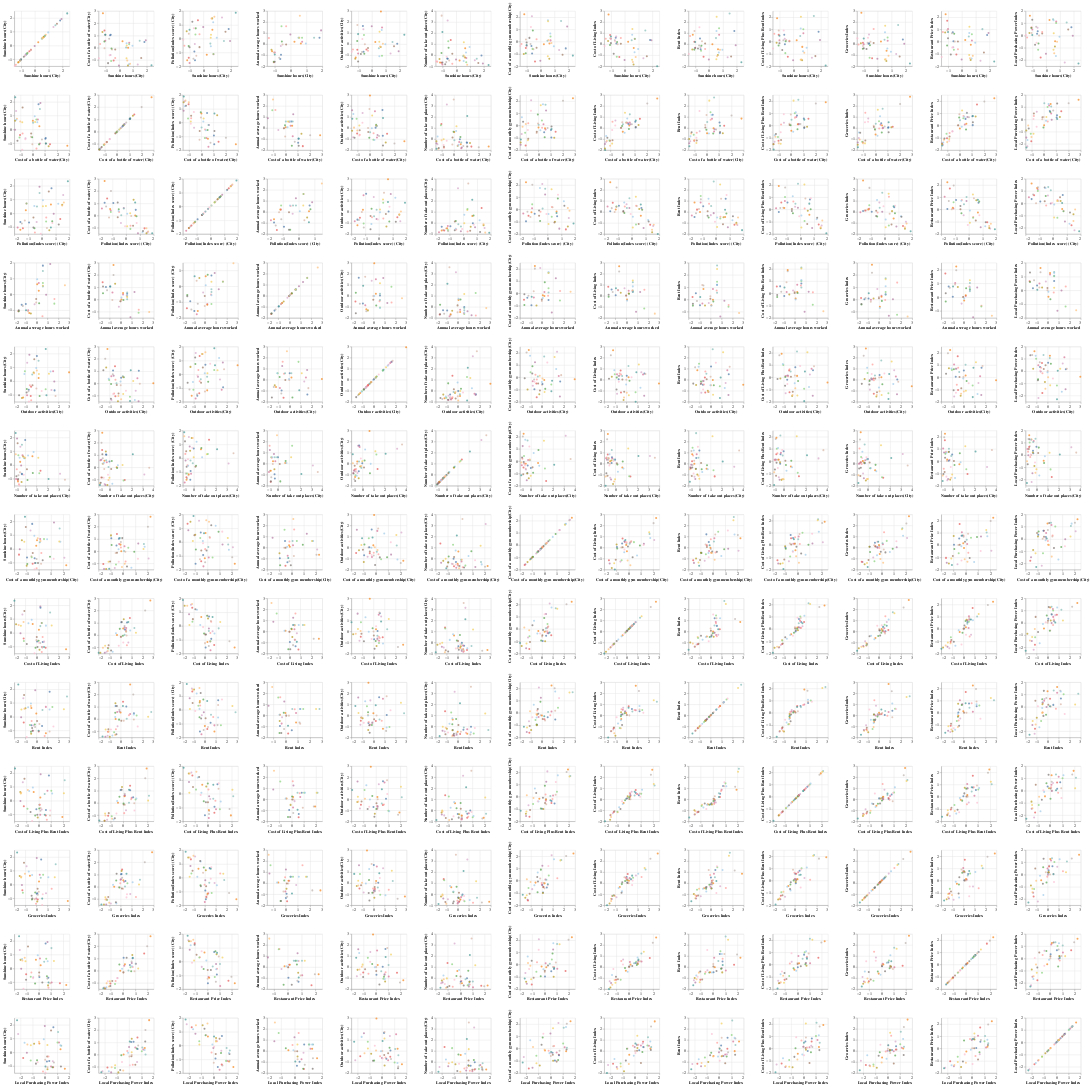

Notebook code cell kept with this figure:
### Code cell
scatter = alt.Chart(scaled_data, width=150, height=150).mark_circle().encode(
    alt.X(alt.repeat("row"), type='quantitative'),
    alt.Y(alt.repeat("column"), type='quantitative'),
    alt.Color('City', legend=None, scale=alt.Scale(scheme='tableau20'))).repeat(
    row=['Sunshine hours(City)','Cost of a bottle of water(City)', 'Pollution(Index score) (City)', 'Annual average hours worked', 
            'Outdoor activities(City)','Number of take out places(City)', 'Cost of a monthly gym membership(City)','Cost of Living Index', 'Rent Index', 'Cost of Living Plus Rent Index', 'Groceries Index', 
            'Restaurant Price Index','Local Purchasing Power Index'],
    column=['Sunshine hours(City)','Cost of a bottle of water(City)', 'Pollution(Index score) (City)', 'Annual average hours worked', 
            'Outdoor activities(City)','Number of take out places(City)', 'Cost of a monthly gym membership(City)','Cost of Living Index', 'Rent Index', 'Cost of Living Plus Rent Index', 'Groceries Index', 
            'Restaurant Price Index','Local Purchasing Power Index'])
scatter

### Figure 1 — Vega-Lite specification as saved in the notebook (floating-point values rounded to 4 significant figures)
{"config": {"view": {"continuousWidth": 400, "continuousHeight": 300}}, "repeat": {"column": ["Sunshine hours(City)", "Cost of a bottle of water(City)", "Pollution(Index score) (City)", "Annual average hours worked", "Outdoor activities(City)", "Number of take out places(City)", "Cost of a monthly gym membership(City)", "Cost of Living Index", "Rent Index", "Cost of Living Plus Rent Index", "Groceries Index", "Restaurant Price Index", "Local Purchasing Power Index"], "row": ["Sunshine hours(City)", "Cost of a bottle of water(City)", "Pollution(Index score) (City)", "Annual average hours worked", "Outdoor activities(City)", "Number of take out places(City)", "Cost of a monthly gym membership(City)", "Cost of Living Index", "Rent Index", "Cost of Living Plus Rent Index", "Groceries Index", "Restaurant Price Index", "Local Purchasing Power Index"]}, "spec": {"data": {"name": "data-55dcd6ef0c99447394ae70f6ecfd905a"}, "mark": "circle", "encoding": {"color": {"field": "City", "legend": null, "scale": {"scheme": "tableau20"}, "type": "nominal"}, "x": {"field": {"repeat": "row"}, "type": "quantitative"}, "y": {"field": {"repeat": "column"}, "type": "quantitative"}}, "height": 150, "width": 150}, "$schema": "https://vega.github.io/schema/vega-lite/v4.17.0.json", "datasets": {"data-55dcd6ef0c99447394ae70f6ecfd905a": [{"Sunshine hours(City)": -0.6686, "Cost of a bottle of water(City)": 1.03, "Pollution(Index score) (City)": -0.9348, "Annual average hours worked": -1.336, "Outdoor activities(City)": 1.642, "Number of take out places(City)": -0.3012, "Cost of a monthly gym membership(City)": -0.3483, "Obesity levels(Country)": -0.1969, "Life expectancy(years) (Country)": 0.5987, "Happiness levels(Country)": 1.005, "Cost of Living Index": 0.5706, "Rent Index": 0.5083, "Cost of Living Plus Rent Index": 0.5748, "Groceries Index": 0.02866, "Restaurant Price Index": 0.7711, "Local Purchasing Power Index": 0.1568, "City": "Amsterdam"}, {"Sunshine hours(City)": 0.717, "Cost of a bottle of water(City)": 0.4154, "Pollution(Index score) (City)": -1.123, "Annual average hours worked": 0.2127, "Outdoor activities(City)": 1.513, "Number of take out places(City)": -0.2614, "Cost of a monthly gym membership(City)": 0.1079, "Obesity levels(Country)": 0.6783, "Life expectancy(years) (Country)": 0.7703, "Happiness levels(Country)": 0.7817, "Cost of Living Index": 0.4702, "Rent Index": 0.8539, "Cost of Living Plus Rent Index": 0.6975, "Groceries Index": 0.3006, "Restaurant Price Index": 0.09127, "Local Purchasing Power Index": 1.142, "City": "Sydney"}, {"Sunshine hours(City)": -0.6223, "Cost of a bottle of water(City)": 1.058, "Pollution(Index score) (City)": -1.564, "Annual average hours worked": -0.9625, "Outdoor activities(City)": -0.6938, "Number of take out places(City)": -0.3301, "Cost of a monthly gym membership(City)": -0.9666, "Obesity levels(Country)": -0.2274, "Life expectancy(years) (Country)": 0.5606, "Happiness levels(Country)": 0.8526, "Cost of Living Index": 0.05812, "Rent Index": -0.4579, "Cost of Living Plus Rent Index": -0.2033, "Groceries Index": 0.08322, "Restaurant Price Index": 0.03945, "Local Purchasing Power Index": 0.3474, "City": "Vienna"}, {"Sunshine hours(City)": -0.7345, "Cost of a bottle of water(City)": 0.7505, "Pollution(Index score) (City)": -1.458, "Annual average hours worked": -1.235, "Outdoor activities(City)": -0.718, "Number of take out places(City)": -0.6268, "Cost of a monthly gym membership(City)": -0.1857, "Obesity levels(Country)": -0.1766, "Life expectancy(years) (Country)": 0.7131, "Happiness levels(Country)": 0.9134, "Cost of Living Index": 0.3475, "Rent Index": -0.1223, "Cost of Living Plus Rent Index": 0.1278, "Groceries Index": 0.1321, "Restaurant Price Index": 0.6897, "Local Purchasing Power Index": 0.7257, "City": "Stockholm"}, {"Sunshine hours(City)": -1.075, "Cost of a bottle of water(City)": 1.407, "Pollution(Index score) (City)": -1.383, "Annual average hours worked": -1.636, "Outdoor activities(City)": -0.5166, "Number of take out places(City)": -0.6811, "Cost of a monthly gym membership(City)": -0.5083, "Obesity levels(Country)": -0.2681, "Life expectancy(years) (Country)": 0.3319, "Happiness levels(Country)": 1.207, "Cost of Living Index": 0.8328, "Rent Index": 0.2115, "Cost of Living Plus Rent Index": 0.5658, "Groceries Index": 0.1257, "Restaurant Price Index": 1.714, "Local Purchasing Power Index": 0.6659, "City": "Copenhagen"}, {"Sunshine hours(City)": -1.018, "Cost of a bottle of water(City)": 0.583, "Pollution(Index score) (City)": -1.761, "Annual average hours worked": -0.7453, "Outdoor activities(City)": -0.8468, "Number of take out places(City)": -0.836, "Cost of a monthly gym membership(City)": -0.326, "Obesity levels(Country)": -0.01373, "Life expectancy(years) (Country)": 0.4463, "Happiness levels(Country)": 1.369, "Cost of Living Index": 0.5006, "Rent Index": -0.318, "Cost of Living Plus Rent Index": 0.1112, "Groceries Index": -0.01637, "Restaurant Price Index": 1.041, "Local Purchasing Power Index": 0.4907, "City": "Helsinki"}, {"Sunshine hours(City)": -1.082, "Cost of a bottle of water(City)": 0.5131, "Pollution(Index score) (City)": -0.5422, "Annual average hours worked": -1.603, "Outdoor activities(City)": 0.2888, "Number of take out places(City)": 0.1917, "Cost of a monthly gym membership(City)": -0.9416, "Obesity levels(Country)": -0.00355, "Life expectancy(years) (Country)": 0.4844, "Happiness levels(Country)": 0.6298, "Cost of Living Index": -0.08317, "Rent Index": -0.4945, "Cost of Living Plus Rent Index": -0.3003, "Groceries Index": -0.4061, "Restaurant Price Index": -0.3088, "Local Purchasing Power Index": 0.6092, "City": "Berlin"}, {"Sunshine hours(City)": 0.6369, "Cost of a bottle of water(City)": 0.01039, "Pollution(Index score) (City)": 0.6513, "Annual average hours worked": 0.06788, "Outdoor activities(City)": 2.955, "Number of take out places(City)": 0.6368, "Cost of a monthly gym membership(City)": -0.1526, "Obesity levels(Country)": 0.1491, "Life expectancy(years) (Country)": 0.7893, "Happiness levels(Country)": -0.04876, "Cost of Living Index": -0.3376, "Rent Index": -0.4596, "Cost of Living Plus Rent Index": -0.4216, "Groceries Index": -0.5901, "Restaurant Price Index": -0.2389, "Local Purchasing Power Index": -0.4614, "City": "Barcelona"}, {"Sunshine hours(City)": -0.5261, "Cost of a bottle of water(City)": -0.1432, "Pollution(Index score) (City)": -1.244, "Annual average hours worked": -0.02123, "Outdoor activities(City)": -0.001124, "Number of take out places(City)": -0.4893, "Cost of a monthly gym membership(City)": -0.6088, "Obesity levels(Country)": 0.719, "Life expectancy(years) (Country)": 0.694, "Happiness levels(Country)": 0.7919, "Cost of Living Index": 0.00224, "Rent Index": 0.2734, "Cost of Living Plus Rent Index": 0.1415, "Groceries Index": 0.2149, "Restaurant Price Index": 0.01762, "Local Purchasing Power Index": 0.01485, "City": "Vancouver"}, {"Sunshine hours(City)": 0.2308, "Cost of a bottle of water(City)": 0.5411, "Pollution(Index score) (City)": -1.168, "Annual average hours worked": 0.2127, "Outdoor activities(City)": 0.2002, "Number of take out places(City)": -0.4712, "Cost of a monthly gym membership(City)": -0.214, "Obesity levels(Country)": 0.6783, "Life expectancy(years) (Country)": 0.7703, "Happiness levels(Country)": 0.7817, "Cost of Living Index": 0.2249, "Rent Index": -0.01118, "Cost of Living Plus Rent Index": 0.1178, "Groceries Index": 0.2343, "Restaurant Price Index": 0.1438, "Local Purchasing Power Index": 1.263, "City": "Melbourne"}, {"Sunshine hours(City)": 0.7793, "Cost of a bottle of water(City)": -1.288, "Pollution(Index score) (City)": 1.588, "Annual average hours worked": null, "Outdoor activities(City)": 0.03915, "Number of take out places(City)": -0.8707, "Cost of a monthly gym membership(City)": -0.09724, "Obesity levels(Country)": -1.642, "Life expectancy(years) (Country)": -0.5066, "Happiness levels(Country)": -1.345, "Cost of Living Index": -1.168, "Rent Index": -0.5006, "Cost of Living Plus Rent Index": -0.8985, "Groceries Index": -1.043, "Restaurant Price Index": -1.154, "Local Purchasing Power Index": -0.4953, "City": "Beijing"}, {"Sunshine hours(City)": 0.6956, "Cost of a bottle of water(City)": -1.344, "Pollution(Index score) (City)": 1.181, "Annual average hours worked": null, "Outdoor activities(City)": 1.28, "Number of take out places(City)": 0.2402, "Cost of a monthly gym membership(City)": 0.6729, "Obesity levels(Country)": -1.255, "Life expectancy(years) (Country)": -0.7543, "Happiness levels(Country)": -0.464, "Cost of Living Index": -0.7256, "Rent Index": -0.7525, "Cost of Living Plus Rent Index": -0.7853, "Groceries Index": -0.3914, "Restaurant Price Index": -1.368, "Local Purchasing Power Index": -1.668, "City": "Bangkok"}, {"Sunshine hours(City)": 0.5193, "Cost of a bottle of water(City)": -0.8554, "Pollution(Index score) (City)": 0.07026, "Annual average hours worked": null, "Outdoor activities(City)": 0.2244, "Number of take out places(City)": -0.02109, "Cost of a monthly gym membership(City)": -1.189, "Obesity levels(Country)": 0.607, "Life expectancy(years) (Country)": -0.4113, "Happiness levels(Country)": -0.4843, "Cost of Living Index": -1.409, "Rent Index": -1.361, "Cost of Living Plus Rent Index": -1.474, "Groceries Index": -1.387, "Restaurant Price Index": -1.088, "Local Purchasing Power Index": -1.156, "City": "Buenos Aires"}, {"Sunshine hours(City)": -0.2981, "Cost of a bottle of water(City)": -0.1293, "Pollution(Index score) (City)": -0.6154, "Annual average hours worked": -0.02123, "Outdoor activities(City)": -0.3555, "Number of take out places(City)": 0.1388, "Cost of a monthly gym membership(City)": -0.5009, "Obesity levels(Country)": 0.719, "Life expectancy(years) (Country)": 0.694, "Happiness levels(Country)": 0.7919, "Cost of Living Index": 0.02768, "Rent Index": 0.05637, "Cost of Living Plus Rent Index": 0.04394, "Groceries Index": 0.1066, "Restaurant Price Index": 0.02428, "Local Purchasing Power Index": 0.1759, "City": "Toronto"}, {"Sunshine hours(City)": 0.9539, "Cost of a bottle of water(City)": 0.164, "Pollution(Index score) (City)": 0.07211, "Annual average hours worked": 0.06788, "Outdoor activities(City)": -0.01723, "Number of take out places(City)": 0.7431, "Cost of a monthly gym membership(City)": -0.3726, "Obesity levels(Country)": 0.1491, "Life expectancy(years) (Country)": 0.7893, "Happiness levels(Country)": -0.04876, "Cost of Living Index": -0.4298, "Rent Index": -0.4967, "Cost of Living Plus Rent Index": -0.4912, "Groceries Index": -0.6927, "Restaurant Price Index": -0.09008, "Local Purchasing Power Index": -0.09556, "City": "Madrid"}, {"Sunshine hours(City)": 1.335, "Cost of a bottle of water(City)": -1.358, "Pollution(Index score) (City)": 1.54, "Annual average hours worked": null, "Outdoor activities(City)": -0.8388, "Number of take out places(City)": -0.4568, "Cost of a monthly gym membership(City)": -0.6831, "Obesity levels(Country)": -1.571, "Life expectancy(years) (Country)": -1.821, "Happiness levels(Country)": -1.183, "Cost of Living Index": -1.271, "Rent Index": -1.185, "Cost of Living Plus Rent Index": -1.307, "Groceries Index": -0.8924, "Restaurant Price Index": -1.558, "Local Purchasing Power Index": -2.19, "City": "Jakarta"}, {"Sunshine hours(City)": -0.2981, "Cost of a bottle of water(City)": -0.8275, "Pollution(Index score) (City)": 0.3101, "Annual average hours worked": 1.633, "Outdoor activities(City)": -0.5971, "Number of take out places(City)": -0.7781, "Cost of a monthly gym membership(City)": 0.2004, "Obesity levels(Country)": -1.795, "Life expectancy(years) (Country)": 0.6178, "Happiness levels(Country)": -0.5855, "Cost of Living Index": 0.5624, "Rent Index": -0.4348, "Cost of Living Plus Rent Index": 0.08514, "Groceries Index": 1.381, "Restaurant Price Index": -0.6119, "Local Purchasing Power Index": 0.2827, "City": "Seoul"}, {"Sunshine hours(City)": -1.018, "Cost of a bottle of water(City)": 1.072, "Pollution(Index score) (City)": -0.6177, "Annual average hours worked": -1.603, "Outdoor activities(City)": -1.572, "Number of take out places(City)": -0.6608, "Cost of a monthly gym membership(City)": -0.07092, "Obesity levels(Country)": -0.00355, "Life expectancy(years) (Country)": 0.4844, "Happiness levels(Country)": 0.6298, "Cost of Living Index": 0.09356, "Rent Index": -0.3485, "Cost of Living Plus Rent Index": -0.128, "Groceries Index": -0.371, "Restaurant Price Index": 0.2822, "Local Purchasing Power Index": 1.299, "City": "Frankfurt"}, {"Sunshine hours(City)": null, "Cost of a bottle of water(City)": 2.007, "Pollution(Index score) (City)": -1.105, "Annual average hours worked": -0.6506, "Outdoor activities(City)": -1.403, "Number of take out places(City)": -0.7383, "Cost of a monthly gym membership(City)": 2.021, "Obesity levels(Country)": -0.2885, "Life expectancy(years) (Country)": 0.8655, "Happiness levels(Country)": 1.126, "Cost of Living Index": 2.215, "Rent Index": 1.141, "Cost of Living Plus Rent Index": 1.803, "Groceries Index": 2.182, "Restaurant Price Index": 1.958, "Local Purchasing Power Index": 1.318, "City": "Geneva"}, {"Sunshine hours(City)": 1.919, "Cost of a bottle of water(City)": 0.6249, "Pollution(Index score) (City)": -0.1779, "Annual average hours worked": 1.249, "Outdoor activities(City)": -0.6374, "Number of take out places(City)": -0.7556, "Cost of a monthly gym membership(City)": 1.232, "Obesity levels(Country)": 0.3832, "Life expectancy(years) (Country)": 0.7321, "Happiness levels(Country)": 0.6805, "Cost of Living Index": 0.3548, "Rent Index": -0.1053, "Cost of Living Plus Rent Index": 0.1406, "Groceries Index": 0.02823, "Restaurant Price Index": 0.7027, "Local Purchasing Power Index": -0.01804, "City": "Tel Aviv"}, {"Sunshine hours(City)": -0.02744, "Cost of a bottle of water(City)": -1.442, "Pollution(Index score) (City)": 0.8503, "Annual average hours worked": 0.881, "Outdoor activities(City)": 1.618, "Number of take out places(City)": -0.3837, "Cost of a monthly gym membership(City)": -1.558, "Obesity levels(Country)": 0.9938, "Life expectancy(years) (Country)": -0.64, "Happiness levels(Country)": -1.335, "Cost of Living Index": -1.442, "Rent Index": -1.385, "Cost of Living Plus Rent Index": -1.504, "Groceries Index": -1.314, "Restaurant Price Index": -1.444, "Local Purchasing Power Index": -1.479, "City": "Istanbul"}, {"Sunshine hours(City)": 2.331, "Cost of a bottle of water(City)": -1.428, "Pollution(Index score) (City)": 1.88, "Annual average hours worked": null, "Outdoor activities(City)": 0.8446, "Number of take out places(City)": -0.8787, "Cost of a monthly gym membership(City)": -1.135, "Obesity levels(Country)": 0.9836, "Life expectancy(years) (Country)": -1.402, "Happiness levels(Country)": -2.328, "Cost of Living Index": -1.995, "Rent Index": -1.645, "Cost of Living Plus Rent Index": -1.941, "Groceries Index": -1.748, "Restaurant Price Index": -1.614, "Local Purchasing Power Index": -2.279, "City": "Cairo"}, {"Sunshine hours(City)": -1.475, "Cost of a bottle of water(City)": -0.8554, "Pollution(Index score) (City)": -0.08344, "Annual average hours worked": null, "Outdoor activities(City)": -0.6777, "Number of take out places(City)": -0.5407, "Cost of a monthly gym membership(City)": -0.3578, "Obesity levels(Country)": -1.642, "Life expectancy(years) (Country)": -0.5066, "Happiness levels(Country)": -1.345, "Cost of Living Index": -0.174, "Rent Index": -0.8824, "Cost of Living Plus Rent Index": -0.5494, "Groceries Index": 0.5236, "Restaurant Price Index": -1.256, "Local Purchasing Power Index": 0.0464, "City": "Taipei"}, {"Sunshine hours(City)": 1.818, "Cost of a bottle of water(City)": 0.4712, "Pollution(Index score) (City)": 0.692, "Annual average hours worked": 0.5858, "Outdoor activities(City)": 0.03915, "Number of take out places(City)": -0.01819, "Cost of a monthly gym membership(City)": -0.5441, "Obesity levels(Country)": 1.411, "Life expectancy(years) (Country)": 0.1414, "Happiness levels(Country)": 0.4982, "Cost of Living Index": 0.3671, "Rent Index": 1.197, "Cost of Living Plus Rent Index": 0.8173, "Groceries Index": 0.4288, "Restaurant Price Index": 0.5491, "Local Purchasing Power Index": 0.6814, "City": "Los Angeles"}, {"Sunshine hours(City)": 0.6244, "Cost of a bottle of water(City)": -1.442, "Pollution(Index score) (City)": 1.468, "Annual average hours worked": null, "Outdoor activities(City)": -0.2508, "Number of take out places(City)": -0.2035, "Cost of a monthly gym membership(City)": -1.385, "Obesity levels(Country)": -1.876, "Life expectancy(years) (Country)": -2.05, "Happiness levels(Country)": -2.915, "Cost of Living Index": -1.842, "Rent Index": -0.9883, "Cost of Living Plus Rent Index": -1.52, "Groceries Index": -1.518, "Restaurant Price Index": -1.499, "Local Purchasing Power Index": -0.8899, "City": "Mumbai"}, {"Sunshine hours(City)": 0.7134, "Cost of a bottle of water(City)": 0.2897, "Pollution(Index score) (City)": -1.115, "Annual average hours worked": 0.5858, "Outdoor activities(City)": -1.048, "Number of take out places(City)": -0.6341, "Cost of a monthly gym membership(City)": 0.4191, "Obesity levels(Country)": 1.411, "Life expectancy(years) (Country)": 0.1414, "Happiness levels(Country)": 0.4982, "Cost of Living Index": 0.4943, "Rent Index": 1.443, "Cost of Living Plus Rent Index": 1.013, "Groceries Index": 0.6072, "Restaurant Price Index": 0.5998, "Local Purchasing Power Index": 1.019, "City": "Boston"}, {"Sunshine hours(City)": -1.39, "Cost of a bottle of water(City)": 0.3037, "Pollution(Index score) (City)": -0.5117, "Annual average hours worked": 0.5468, "Outdoor activities(City)": -0.4763, "Number of take out places(City)": -0.5827, "Cost of a monthly gym membership(City)": -0.183, "Obesity levels(Country)": 0.3017, "Life expectancy(years) (Country)": 0.4653, "Happiness levels(Country)": 0.6501, "Cost of Living Index": 0.4861, "Rent Index": 0.7467, "Cost of Living Plus Rent Index": 0.6506, "Groceries Index": -0.03759, "Restaurant Price Index": 0.7811, "Local Purchasing Power Index": -0.164, "City": "Dublin"}, {"Sunshine hours(City)": -0.6347, "Cost of a bottle of water(City)": -0.5901, "Pollution(Index score) (City)": -0.3834, "Annual average hours worked": -0.166, "Outdoor activities(City)": 1.36, "Number of take out places(City)": 3.139, "Cost of a monthly gym membership(City)": 2.076, "Obesity levels(Country)": -1.835, "Life expectancy(years) (Country)": 0.9799, "Happiness levels(Country)": -0.5855, "Cost of Living Index": 0.6905, "Rent Index": -0.2866, "Cost of Living Plus Rent Index": 0.2319, "Groceries Index": 0.8674, "Restaurant Price Index": -0.4613, "Local Purchasing Power Index": 0.6337, "City": "Tokyo"}, {"Sunshine hours(City)": 0.489, "Cost of a bottle of water(City)": 0.02436, "Pollution(Index score) (City)": -0.3607, "Annual average hours worked": 0.5858, "Outdoor activities(City)": -0.3797, "Number of take out places(City)": -0.1043, "Cost of a monthly gym membership(City)": 0.07285, "Obesity levels(Country)": 1.411, "Life expectancy(years) (Country)": 0.1414, "Happiness levels(Country)": 0.4982, "Cost of Living Index": 0.3521, "Rent Index": 0.5467, "Cost of Living Plus Rent Index": 0.4744, "Groceries Index": 0.3898, "Restaurant Price Index": 0.431, "Local Purchasing Power Index": 1.325, "City": "Chicago"}, {"Sunshine hours(City)": -0.7078, "Cost of a bottle of water(City)": -0.6041, "Pollution(Index score) (City)": 0.7564, "Annual average hours worked": null, "Outdoor activities(City)": 0.4741, "Number of take out places(City)": -0.1499, "Cost of a monthly gym membership(City)": 1.207, "Obesity levels(Country)": -1.642, "Life expectancy(years) (Country)": -0.5066, "Happiness levels(Country)": -0.9501, "Cost of Living Index": 0.2339, "Rent Index": 1.54, "Cost of Living Plus Rent Index": 0.921, "Groceries Index": 0.5712, "Restaurant Price Index": -0.4746, "Local Purchasing Power Index": -0.5946, "City": "Hong Kong"}, {"Sunshine hours(City)": -0.8146, "Cost of a bottle of water(City)": -1.246, "Pollution(Index score) (City)": 1.217, "Annual average hours worked": null, "Outdoor activities(City)": -0.8871, "Number of take out places(City)": -0.8092, "Cost of a monthly gym membership(City)": 0.3118, "Obesity levels(Country)": -1.642, "Life expectancy(years) (Country)": -0.5066, "Happiness levels(Country)": -1.345, "Cost of Living Index": -0.871, "Rent Index": -0.3882, "Cost of Living Plus Rent Index": -0.6778, "Groceries Index": -0.4342, "Restaurant Price Index": -1.046, "Local Purchasing Power Index": -0.7399, "City": "Shanghai"}, {"Sunshine hours(City)": -1.224, "Cost of a bottle of water(City)": 1.295, "Pollution(Index score) (City)": 0.5346, "Annual average hours worked": -0.5058, "Outdoor activities(City)": -1.314, "Number of take out places(City)": -0.3446, "Cost of a monthly gym membership(City)": -0.9936, "Obesity levels(Country)": -0.0239, "Life expectancy(years) (Country)": 0.4463, "Happiness levels(Country)": 0.4171, "Cost of Living Index": 0.2776, "Rent Index": -0.4775, "Cost of Living Plus Rent Index": -0.09339, "Groceries Index": 0.07629, "Restaurant Price Index": 0.7474, "Local Purchasing Power Index": 0.2025, "City": "Brussels"}, {"Sunshine hours(City)": 1.476, "Cost of a bottle of water(City)": 0.583, "Pollution(Index score) (City)": -0.1742, "Annual average hours worked": 0.5858, "Outdoor activities(City)": 0.1922, "Number of take out places(City)": -0.3135, "Cost of a monthly gym membership(City)": 1.692, "Obesity levels(Country)": 1.411, "Life expectancy(years) (Country)": 0.1414, "Happiness levels(Country)": 0.4982, "Cost of Living Index": 1.24, "Rent Index": 2.768, "Cost of Living Plus Rent Index": 2.104, "Groceries Index": 1.743, "Restaurant Price Index": 1.025, "Local Purchasing Power Index": 1.065, "City": "San Francisco"}, {"Sunshine hours(City)": -1.018, "Cost of a bottle of water(City)": 1.072, "Pollution(Index score) (City)": 0.6471, "Annual average hours worked": -0.9402, "Outdoor activities(City)": 0.909, "Number of take out places(City)": 2.098, "Cost of a monthly gym membership(City)": -0.2788, "Obesity levels(Country)": -0.07479, "Life expectancy(years) (Country)": 0.7131, "Happiness levels(Country)": 0.2146, "Cost of Living Index": 0.686, "Rent Index": 0.2011, "Cost of Living Plus Rent Index": 0.4801, "Groceries Index": 0.5232, "Restaurant Price Index": 0.7859, "Local Purchasing Power Index": 0.03935, "City": "Paris"}, {"Sunshine hours(City)": -0.4103, "Cost of a bottle of water(City)": -1.037, "Pollution(Index score) (City)": 1.327, "Annual average hours worked": null, "Outdoor activities(City)": -0.4844, "Number of take out places(City)": 1.368, "Cost of a monthly gym membership(City)": -1.619, "Obesity levels(Country)": -0.0239, "Life expectancy(years) (Country)": -0.7924, "Happiness levels(Country)": -0.07914, "Cost of Living Index": -1.155, "Rent Index": -1.15, "Cost of Living Plus Rent Index": -1.226, "Groceries Index": -1.275, "Restaurant Price Index": -1.039, "Local Purchasing Power Index": -1.78, "City": "Sao Paulo"}, {"Sunshine hours(City)": -1.189, "Cost of a bottle of water(City)": 2.817, "Pollution(Index score) (City)": -1.565, "Annual average hours worked": -0.6506, "Outdoor activities(City)": -1.201, "Number of take out places(City)": -0.6702, "Cost of a monthly gym membership(City)": 2.231, "Obesity levels(Country)": -0.2885, "Life expectancy(years) (Country)": 0.8655, "Happiness levels(Country)": 1.126, "Cost of Living Index": 2.684, "Rent Index": 0.8557, "Cost of Living Plus Rent Index": 1.913, "Groceries Index": 2.843, "Restaurant Price Index": 2.23, "Local Purchasing Power Index": 1.617, "City": "Zurich"}, {"Sunshine hours(City)": -1.069, "Cost of a bottle of water(City)": -0.0315, "Pollution(Index score) (City)": 0.3605, "Annual average hours worked": -0.7564, "Outdoor activities(City)": 1.731, "Number of take out places(City)": 3.584, "Cost of a monthly gym membership(City)": 0.1788, "Obesity levels(Country)": 0.5562, "Life expectancy(years) (Country)": 0.4463, "Happiness levels(Country)": 0.721, "Cost of Living Index": 0.5329, "Rent Index": 1.19, "Cost of Living Plus Rent Index": 0.9049, "Groceries Index": -0.171, "Restaurant Price Index": 0.9244, "Local Purchasing Power Index": 0.2018, "City": "London"}, {"Sunshine hours(City)": 1.586, "Cost of a bottle of water(City)": -0.8275, "Pollution(Index score) (City)": 0.4957, "Annual average hours worked": null, "Outdoor activities(City)": -0.1944, "Number of take out places(City)": -0.7035, "Cost of a monthly gym membership(City)": -1.065, "Obesity levels(Country)": 0.607, "Life expectancy(years) (Country)": -4.146, "Happiness levels(Country)": -1.659, "Cost of Living Index": -1.094, "Rent Index": -1.118, "Cost of Living Plus Rent Index": -1.175, "Groceries Index": -1.126, "Restaurant Price Index": -0.8862, "Local Purchasing Power Index": 0.4911, "City": "Johannesburg"}, {"Sunshine hours(City)": -0.5671, "Cost of a bottle of water(City)": -0.04547, "Pollution(Index score) (City)": 0.7439, "Annual average hours worked": 0.2461, "Outdoor activities(City)": -0.871, "Number of take out places(City)": 0.6744, "Cost of a monthly gym membership(City)": 0.9064, "Obesity levels(Country)": -0.2478, "Life expectancy(years) (Country)": 0.8846, "Happiness levels(Country)": -0.06901, "Cost of Living Index": 0.1958, "Rent Index": -0.1493, "Cost of Living Plus Rent Index": 0.03021, "Groceries Index": -0.1082, "Restaurant Price Index": 0.6549, "Local Purchasing Power Index": -0.649, "City": "Milan"}, {"Sunshine hours(City)": 0.5247, "Cost of a bottle of water(City)": 0.3735, "Pollution(Index score) (City)": -0.5529, "Annual average hours worked": 0.5858, "Outdoor activities(City)": -1.088, "Number of take out places(City)": -0.5212, "Cost of a monthly gym membership(City)": 1.75, "Obesity levels(Country)": 1.411, "Life expectancy(years) (Country)": 0.1414, "Happiness levels(Country)": 0.4982, "Cost of Living Index": 0.8596, "Rent Index": 1.19, "Cost of Living Plus Rent Index": 1.083, "Groceries Index": 1.08, "Restaurant Price Index": 0.7164, "Local Purchasing Power Index": 1.253, "City": "Washington, D.C."}, {"Sunshine hours(City)": 0.5371, "Cost of a bottle of water(City)": 0.1919, "Pollution(Index score) (City)": 0.2888, "Annual average hours worked": 0.5858, "Outdoor activities(City)": 1.135, "Number of take out places(City)": 1.17, "Cost of a monthly gym membership(City)": 1.66, "Obesity levels(Country)": 1.411, "Life expectancy(years) (Country)": 0.1414, "Happiness levels(Country)": 0.4982, "Cost of Living Index": 1.382, "Rent Index": 2.485, "Cost of Living Plus Rent Index": 2.037, "Groceries Index": 1.659, "Restaurant Price Index": 1.226, "Local Purchasing Power Index": 0.1944, "City": "New York"}, {"Sunshine hours(City)": -0.592, "Cost of a bottle of water(City)": -1.079, "Pollution(Index score) (City)": 0.3013, "Annual average hours worked": 1.622, "Outdoor activities(City)": 0.8365, "Number of take out places(City)": 1.261, "Cost of a monthly gym membership(City)": -0.5846, "Obesity levels(Country)": 0.07786, "Life expectancy(years) (Country)": -1.631, "Happiness levels(Country)": -0.9198, "Cost of Living Index": -1.138, "Rent Index": -0.596, "Cost of Living Plus Rent Index": -0.9311, "Groceries Index": -1.23, "Restaurant Price Index": -0.6622, "Local Purchasing Power Index": -1.164, "City": "Moscow"}, {"Sunshine hours(City)": 0.5727, "Cost of a bottle of water(City)": -1.023, "Pollution(Index score) (City)": 1.466, "Annual average hours worked": 2.58, "Outdoor activities(City)": -0.2105, "Number of take out places(City)": -0.1094, "Cost of a monthly gym membership(City)": 0.1302, "Obesity levels(Country)": 0.6681, "Life expectancy(years) (Country)": -0.316, "Happiness levels(Country)": 0.01201, "Cost of Living Index": -1.608, "Rent Index": -1.092, "Cost of Living Plus Rent Index": -1.444, "Groceries Index": -1.377, "Restaurant Price Index": -1.346, "Local Purchasing Power Index": -1.437, "City": "Mexico City"}]}}
